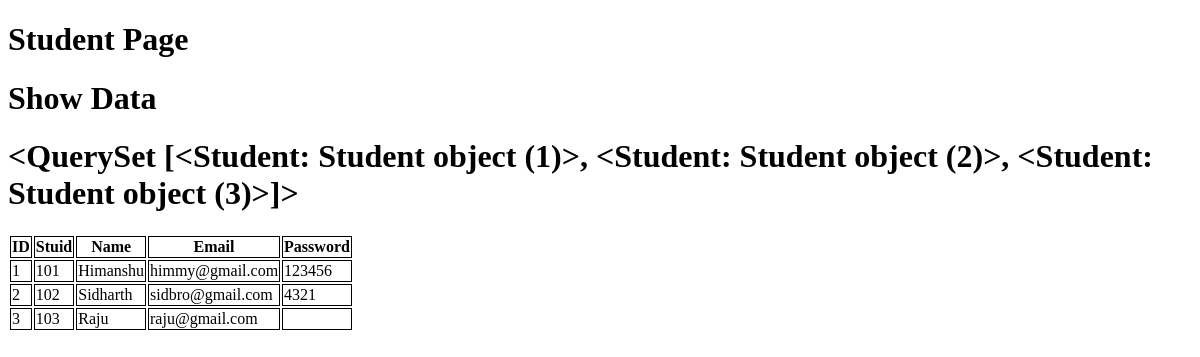
Before: /enroll/stu/ with the older database file.
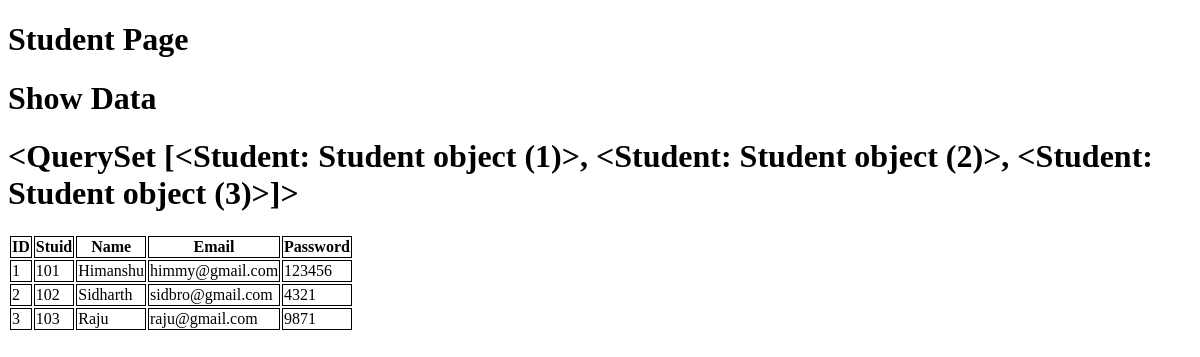
After: the same page with the newer database file.
### enroll/models.py (models this page shows)
class Student(models.Model):
    stuid=models.IntegerField()
    stuname=models.CharField(max_length=70)
    stuemail=models.EmailField(max_length=70)
    stupass=models.CharField(max_length=70)

### enroll/views.py (the view)
# urls.py: path('stu/',views.studentinfo),
def studentinfo(request):
    stud=Student.objects.all()
    print('Myoutput',stud)
    return render(request,'enroll/studetails.html',{'stu':stud})

### enroll/templates/enroll/studetails.html (shortened to what this page needs)
<!DOCTYPE html>
<html lang="en">
<head>
</head>
<body>
    <h1>Student Page</h1>
    {% if stu %}
        <h1>Show Data</h1>
        <h1>{{stu}}</h1>
        <table>
            <tr>
                <th>ID</th>
                <th>Stuid</th>
                <th>Name</th>
                <th>Email</th>
                <th>Password</th>
            </tr>
            {% for st in stu %}
            <tr>
                <td> {{st.id}} </td>
                <td> {{st.stuid}} </td>
                <td> {{st.stuname}} </td>
                <td> {{st.stuemail}} </td>
                <td> {{st.stupass}} </td>
            </tr>
            {% endfor %}
        </table>
    {% else %}
        <h1>No Data</h1>
    {% endif %}
</body>
</html>

Changed rows visible on the page:
changed Student "Raju": stupass (not shown) → "9871"
